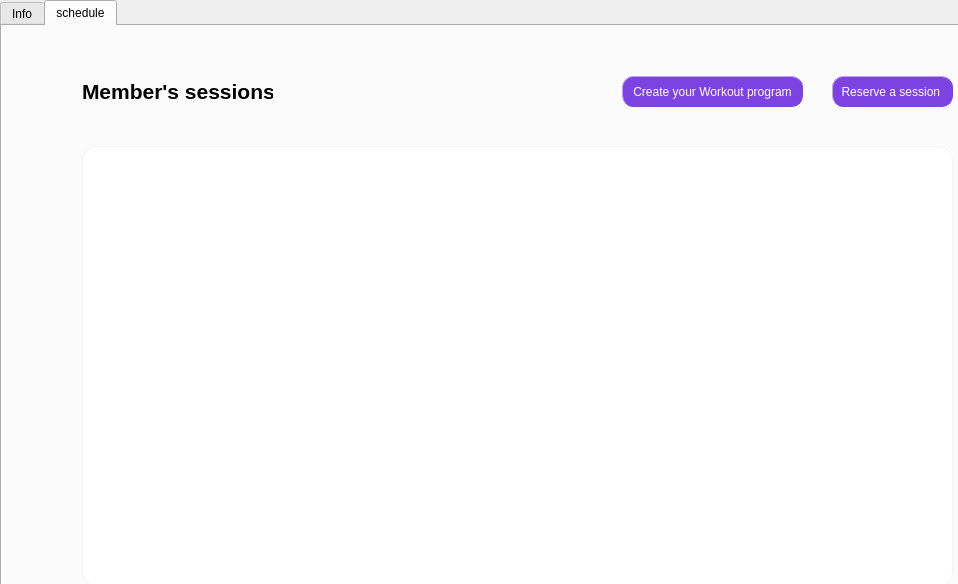
<?xml version="1.0" encoding="UTF-8"?>
<ui version="4.0">
 <class>Member_win</class>
 <widget class="QWidget" name="Member_win">
  <property name="windowModality">
   <enum>Qt::NonModal</enum>
  </property>
  <property name="geometry">
   <rect>
    <x>0</x>
    <y>0</y>
    <width>958</width>
    <height>584</height>
   </rect>
  </property>
  <property name="windowTitle">
   <string>Member_win</string>
  </property>
  <widget class="QTabWidget" name="tabWidget">
   <property name="geometry">
    <rect>
     <x>0</x>
     <y>0</y>
     <width>1021</width>
     <height>691</height>
    </rect>
   </property>
   <property name="currentIndex">
    <number>1</number>
   </property>
   <widget class="QWidget" name="info_tab">
    <property name="styleSheet">
     <string notr="true">#info_tab{border-image: url(C:/Users/youssef albali/OneDrive/Desktop/SEM4/CP4/0f2c9051-gr12-repo/Project/GymAppQt/purple_background.png)}</string>
    </property>
    <attribute name="title">
     <string>Info</string>
    </attribute>
    <widget class="QWidget" name="widget" native="true">
     <property name="geometry">
      <rect>
       <x>170</x>
       <y>90</y>
       <width>551</width>
       <height>351</height>
      </rect>
     </property>
     <property name="styleSheet">
      <string notr="true">background: #EBE9F5;
border-radius: 25px;
</string>
     </property>
     <widget class="QPushButton" name="logout_button">
      <property name="geometry">
       <rect>
        <x>380</x>
        <y>30</y>
        <width>121</width>
        <height>31</height>
       </rect>
      </property>
      <property name="font">
       <font>
        <bold>true</bold>
       </font>
      </property>
      <property name="styleSheet">
       <string notr="true">border-style: outset ; 
border-radius: 11px;
border-color:  #7D43E2;
border-width: 1px;
background-color: #7D43E2;
color: #FFFFFF;</string>
      </property>
      <property name="text">
       <string>Log out</string>
      </property>
     </widget>
     <widget class="QToolButton" name="change_password_button">
      <property name="geometry">
       <rect>
        <x>380</x>
        <y>70</y>
        <width>121</width>
        <height>31</height>
       </rect>
      </property>
      <property name="font">
       <font>
        <family>Segoe UI</family>
        <bold>true</bold>
       </font>
      </property>
      <property name="styleSheet">
       <string notr="true">border-style: outset ; 
border-radius: 11px;
border-color:  #7D43E2;
border-width: 1px;
background-color: #7D43E2;
color: #FFFFFF;</string>
      </property>
      <property name="text">
       <string>Change password</string>
      </property>
     </widget>
     <widget class="QPushButton" name="resign_button">
      <property name="geometry">
       <rect>
        <x>380</x>
        <y>110</y>
        <width>121</width>
        <height>31</height>
       </rect>
      </property>
      <property name="font">
       <font>
        <bold>true</bold>
       </font>
      </property>
      <property name="styleSheet">
       <string notr="true">border-style: outset ; 
border-radius: 11px;
border-color:  #7D43E2;
border-width: 1px;
background-color: #7D43E2;
color: #FFFFFF;</string>
      </property>
      <property name="text">
       <string>Resign</string>
      </property>
     </widget>
     <widget class="QWidget" name="widget_2" native="true">
      <property name="geometry">
       <rect>
        <x>20</x>
        <y>20</y>
        <width>301</width>
        <height>311</height>
       </rect>
      </property>
      <property name="styleSheet">
       <string notr="true">background: #FFFFFF;
border-radius: 25px;
</string>
      </property>
      <widget class="QLabel" name="label_3">
       <property name="geometry">
        <rect>
         <x>40</x>
         <y>0</y>
         <width>191</width>
         <height>51</height>
        </rect>
       </property>
       <property name="font">
        <font>
         <family>Segoe UI</family>
         <pointsize>16</pointsize>
         <bold>true</bold>
        </font>
       </property>
       <property name="text">
        <string>Member Info</string>
       </property>
      </widget>
      <widget class="QLabel" name="label_5">
       <property name="geometry">
        <rect>
         <x>40</x>
         <y>150</y>
         <width>61</width>
         <height>16</height>
        </rect>
       </property>
       <property name="font">
        <font>
         <family>Segoe UI Semibold</family>
         <bold>false</bold>
        </font>
       </property>
       <property name="styleSheet">
        <string notr="true">color: #7D43E2</string>
       </property>
       <property name="text">
        <string>Category:</string>
       </property>
      </widget>
      <widget class="QLabel" name="surname_label">
       <property name="geometry">
        <rect>
         <x>100</x>
         <y>110</y>
         <width>191</width>
         <height>16</height>
        </rect>
       </property>
       <property name="text">
        <string>ALBALI</string>
       </property>
      </widget>
      <widget class="QLabel" name="label">
       <property name="geometry">
        <rect>
         <x>40</x>
         <y>70</y>
         <width>49</width>
         <height>16</height>
        </rect>
       </property>
       <property name="font">
        <font>
         <family>Segoe UI Semibold</family>
         <bold>true</bold>
        </font>
       </property>
       <property name="styleSheet">
        <string notr="true">color: #7D43E2</string>
       </property>
       <property name="text">
        <string>Name:</string>
       </property>
      </widget>
      <widget class="QLabel" name="name_label">
       <property name="geometry">
        <rect>
         <x>100</x>
         <y>70</y>
         <width>191</width>
         <height>16</height>
        </rect>
       </property>
       <property name="text">
        <string>Youssef</string>
       </property>
      </widget>
      <widget class="QLabel" name="category_label">
       <property name="geometry">
        <rect>
         <x>110</x>
         <y>150</y>
         <width>181</width>
         <height>16</height>
        </rect>
       </property>
       <property name="text">
        <string>Fitnnes</string>
       </property>
      </widget>
      <widget class="QLabel" name="label_2">
       <property name="geometry">
        <rect>
         <x>40</x>
         <y>110</y>
         <width>49</width>
         <height>16</height>
        </rect>
       </property>
       <property name="font">
        <font>
         <family>Segoe UI Semibold</family>
         <bold>true</bold>
        </font>
       </property>
       <property name="styleSheet">
        <string notr="true">color: #7D43E2</string>
       </property>
       <property name="text">
        <string>Surname:</string>
       </property>
      </widget>
      <widget class="QLabel" name="label_7">
       <property name="geometry">
        <rect>
         <x>40</x>
         <y>190</y>
         <width>49</width>
         <height>16</height>
        </rect>
       </property>
       <property name="font">
        <font>
         <family>Segoe UI Semibold</family>
         <bold>true</bold>
        </font>
       </property>
       <property name="styleSheet">
        <string notr="true">color: #7D43E2</string>
       </property>
       <property name="text">
        <string>Level: </string>
       </property>
      </widget>
      <widget class="QLabel" name="level_label">
       <property name="geometry">
        <rect>
         <x>90</x>
         <y>190</y>
         <width>191</width>
         <height>16</height>
        </rect>
       </property>
       <property name="text">
        <string>Level</string>
       </property>
      </widget>
     </widget>
    </widget>
   </widget>
   <widget class="QWidget" name="schedule_tab">
    <attribute name="title">
     <string>schedule</string>
    </attribute>
    <widget class="QTableWidget" name="tableWidget">
     <property name="geometry">
      <rect>
       <x>80</x>
       <y>120</y>
       <width>871</width>
       <height>441</height>
      </rect>
     </property>
     <property name="styleSheet">
      <string notr="true">#tableWidget {

background-color: #FFFFFF;
selection-background-color: #5492dc;
border: 1px solid;
border-color: #f3f3f3;
color: #080c2b;
border-radius:15px;
padding: 15px;

}</string>
     </property>
     <property name="frameShape">
      <enum>QFrame::NoFrame</enum>
     </property>
     <property name="frameShadow">
      <enum>QFrame::Plain</enum>
     </property>
     <property name="verticalScrollBarPolicy">
      <enum>Qt::ScrollBarAsNeeded</enum>
     </property>
     <property name="horizontalScrollBarPolicy">
      <enum>Qt::ScrollBarAlwaysOff</enum>
     </property>
     <property name="autoScrollMargin">
      <number>0</number>
     </property>
     <property name="editTriggers">
      <set>QAbstractItemView::NoEditTriggers</set>
     </property>
     <property name="selectionMode">
      <enum>QAbstractItemView::SingleSelection</enum>
     </property>
     <property name="selectionBehavior">
      <enum>QAbstractItemView::SelectRows</enum>
     </property>
     <property name="textElideMode">
      <enum>Qt::ElideMiddle</enum>
     </property>
     <property name="showGrid">
      <bool>false</bool>
     </property>
     <property name="gridStyle">
      <enum>Qt::NoPen</enum>
     </property>
     <attribute name="horizontalHeaderVisible">
      <bool>false</bool>
     </attribute>
     <attribute name="horizontalHeaderCascadingSectionResizes">
      <bool>false</bool>
     </attribute>
     <attribute name="horizontalHeaderDefaultSectionSize">
      <number>150</number>
     </attribute>
     <attribute name="horizontalHeaderShowSortIndicator" stdset="0">
      <bool>true</bool>
     </attribute>
     <attribute name="horizontalHeaderStretchLastSection">
      <bool>true</bool>
     </attribute>
     <attribute name="verticalHeaderVisible">
      <bool>false</bool>
     </attribute>
     <attribute name="verticalHeaderCascadingSectionResizes">
      <bool>false</bool>
     </attribute>
     <column>
      <property name="text">
       <string>Trainer</string>
      </property>
     </column>
     <column>
      <property name="text">
       <string>Date</string>
      </property>
     </column>
     <column>
      <property name="text">
       <string>Time</string>
      </property>
     </column>
     <column>
      <property name="text">
       <string>About</string>
      </property>
     </column>
     <column>
      <property name="text">
       <string>Delete</string>
      </property>
     </column>
    </widget>
    <widget class="QPushButton" name="reserve_session_button">
     <property name="geometry">
      <rect>
       <x>830</x>
       <y>50</y>
       <width>121</width>
       <height>31</height>
      </rect>
     </property>
     <property name="styleSheet">
      <string notr="true">border-style: outset ; 
border-radius: 11px;
border-color:  #7D43E2;
border-width: 1px;
background-color: #7D43E2;
color: #FFFFFF;</string>
     </property>
     <property name="text">
      <string>Reserve a session </string>
     </property>
    </widget>
    <widget class="QLabel" name="label_4">
     <property name="geometry">
      <rect>
       <x>80</x>
       <y>40</y>
       <width>191</width>
       <height>51</height>
      </rect>
     </property>
     <property name="font">
      <font>
       <family>Segoe UI</family>
       <pointsize>16</pointsize>
       <bold>true</bold>
      </font>
     </property>
     <property name="text">
      <string>Member's sessions</string>
     </property>
    </widget>
    <widget class="QPushButton" name="special_program_button">
     <property name="geometry">
      <rect>
       <x>620</x>
       <y>50</y>
       <width>181</width>
       <height>31</height>
      </rect>
     </property>
     <property name="styleSheet">
      <string notr="true">border-style: outset ; 
border-radius: 11px;
border-color:  #7D43E2;
border-width: 1px;
background-color: #7D43E2;
color: #FFFFFF;</string>
     </property>
     <property name="text">
      <string>Create your Workout program</string>
     </property>
    </widget>
   </widget>
  </widget>
 </widget>
 <layoutdefault spacing="6" margin="11"/>
 <resources/>
 <connections/>
</ui>
